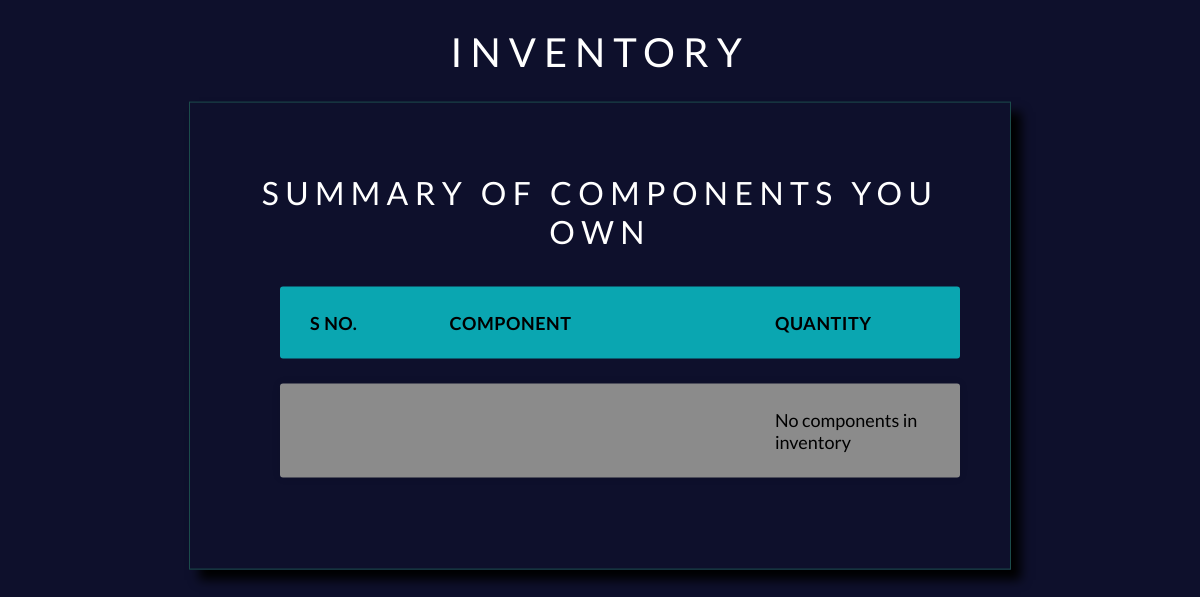
The page /inventory/ (signed in) on the database as committed earlier.
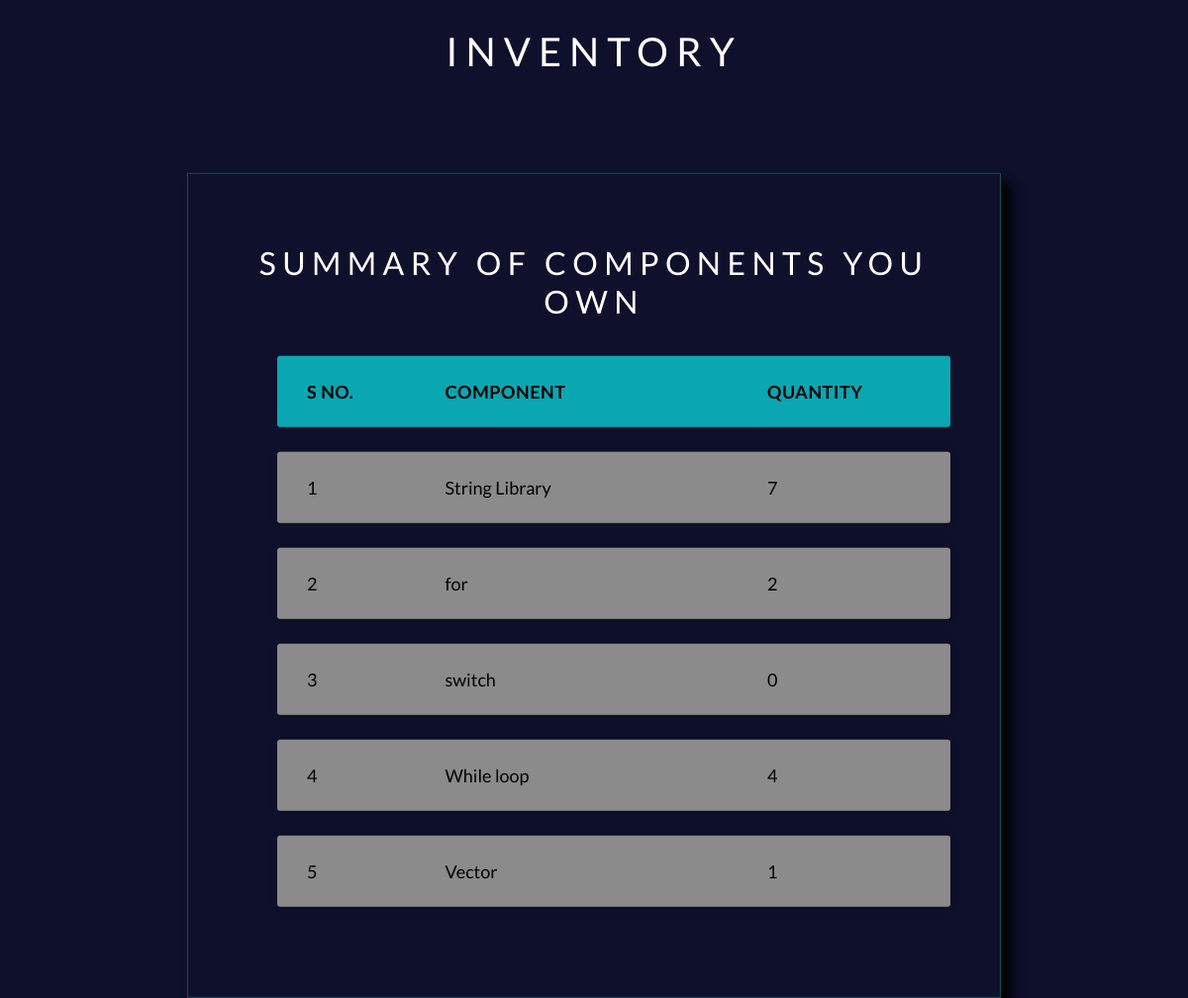
The same page on the database as committed later.
### models/models.py (models this page shows, shortened)
class TeamComponents(models.Model):
    component = models.ForeignKey(Components, on_delete=models.CASCADE)
    team = models.ForeignKey(Team, on_delete=models.CASCADE)
    quantity = models.IntegerField(default=0)

class Components(models.Model):
    id = models.CharField(max_length=256, default=uuid.uuid1, primary_key=True)
    contestId = models.ForeignKey("Contest", on_delete=models.CASCADE)
    componentName = models.CharField(max_length=256)
    componentDescription = models.TextField(max_length=256)
    componentPrice = models.PositiveBigIntegerField(default=100)

### authentication/views.py (the view)
# urls.py: path('inventory/', inventory, name="inventory"),
@login_required
def inventory(request):
    if len(Contest.objects.all()) == 0:
        return HttpResponseRedirect(reverse_lazy('home'))
    contest = Contest.objects.all()[0]
    date = datetime(year=contest.date.year, month=contest.date.month, day=contest.date.day,
                    minute=contest.start_time.minute, hour=contest.start_time.hour)
    if len(PlayerTeam.objects.all().filter(player=request.user)) == 0 and datetime.now() > date:
        return render(request, template_name="started.html")
    if date > datetime.now():
        return render(request, "NotStarted.html")
    inventoryItems = TeamComponents.objects.all().filter(team=PlayerTeam.objects.get(player=request.user).team)
    return render(request, "Inventory.html", {"items": inventoryItems})

### templates/Inventory.html (shortened to what this page needs)
<!DOCTYPE html>
<html lang="en">
<head>
</head>
<body>
<h2>Inventory</h2>
<div class="container">
    <h4>Summary of Components You Own</h4>
    <ul class="responsive-table">
        <li class="table-header">
            <div class="col col-1">S no.</div>
            <div class="col col-2">Component</div>
            <div class="col col-3">Quantity</div>
        </li>
        {% for item in items %}
            <li class="table-row">
                <div class="col col-1" data-label="S no.">{{ forloop.counter }}</div>
                <div class="col col-2" data-label="Component Name">{{ item.component.componentName }}</div>
                <div class="col col-4" data-label="Quantity">{{ item.quantity }}</div>
            </li>
        {% empty %}
            <li class="table-row">
                <div class="col col-1"></div>
                <div class="col col-2"></div>
                <div class="col col-4">No components in inventory</div>
            </li>
        {% endfor %}
    </ul>
</div>
</body>
</html>

Rows that differ between the two databases and show on the page:
added TeamComponents: component.componentName "String Library", quantity "7"
added TeamComponents: component.componentName "for", quantity "2"
added TeamComponents: component.componentName "switch", quantity "0"
added TeamComponents: component.componentName "While loop", quantity "4"
added TeamComponents: component.componentName "Vector", quantity "1"
Other text that changed with them:
text no longer shown: "No components in inventory"
